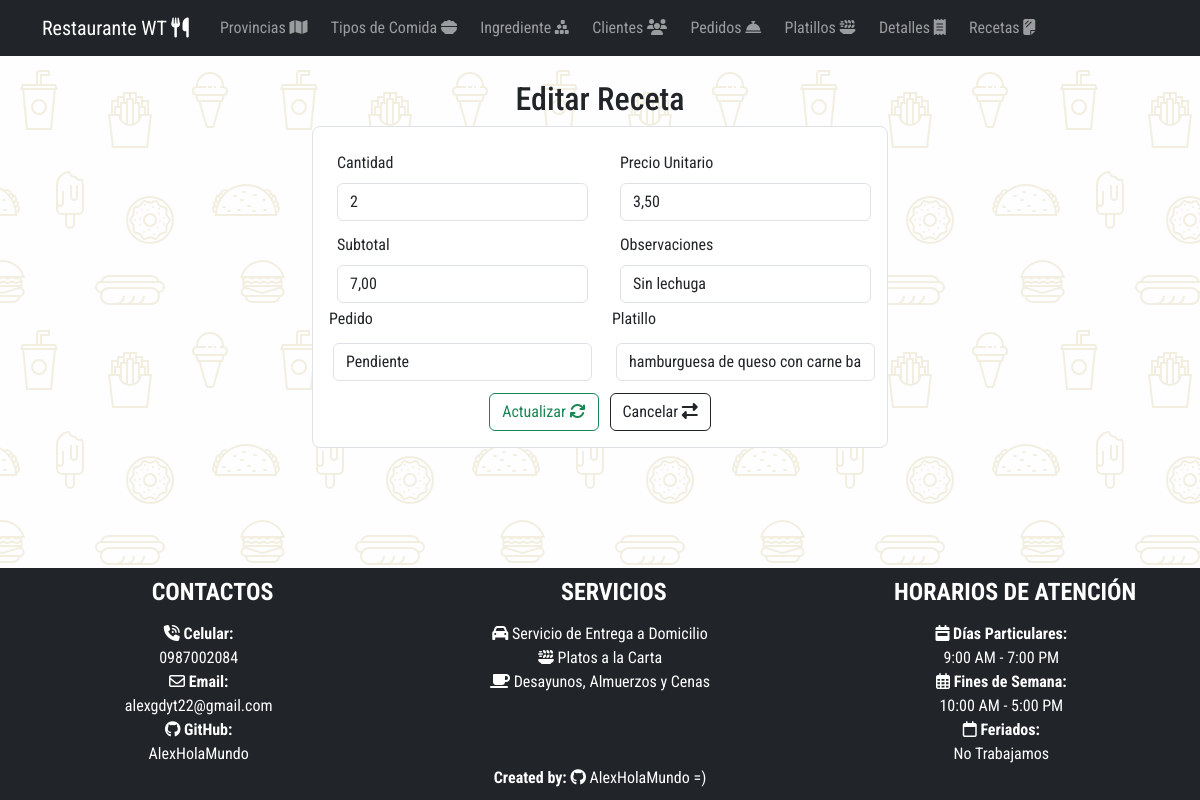
The app's page /editarDetalle/4 with its own data.
### Aplicaciones/RestauranteWT/models.py (models this page shows, shortened)
class Detalle(models.Model):
    idDetalle_wt = models.AutoField(primary_key=True)
    cantidad_wt = models.IntegerField()
    precio_unitario_wt = models.DecimalField(max_digits=8, decimal_places=2)
    subtotal_wt = models.DecimalField(max_digits=8, decimal_places=2)
    observaciones_wt = models.CharField(max_length=50)
    pedido_wt = models.ForeignKey(Pedido, null=True, blank=True, on_delete=models.CASCADE)
    platillo_wt = models.ForeignKey(Platillo, null=True, blank=True, on_delete=models.CASCADE)

### Aplicaciones/RestauranteWT/views.py (the view)
# urls.py: path('editarDetalle/<int:id>', views.editarDetalle),
def editarDetalle(request, id):
    detalleEditar=Detalle.objects.get(idDetalle_wt=id)
    pedidoBdd=Pedido.objects.all()
    platilloBdd=Platillo.objects.all()
    return render(request, 'editarDetalle.html', {'detalle':detalleEditar, 'pedidos':pedidoBdd, 'platillos':platilloBdd})

### Aplicaciones/RestauranteWT/templates/editarDetalle.html (shortened to what this page needs)
 {% extends "plantilla.html" %} {% block contenido %}
<div class="container w-50 mt-4 mb-4">
  <h2 class="text-center">Editar Receta</h2>
  <form
    class="border p-3 rounded-3"
    action="/actualizarDetalle/"
    method="POST"
    enctype="multipart/form-data"
  >
    <div class="row">
      <div class="col-md-6">
        <div class="m-1">
          <label for="" class="form-label m-1">Cantidad</label>
          <input
            type="number"
            required
            class="form-control m-1"
            placeholder="Ej.2 "
            value="{{detalle.cantidad_wt}}"
            name="cantidad_wt"
            id="cantidad_wt"
          />
        </div>
      </div>
      <div class="col-md-6">
        <div class="m-1">
          <label for="" class="form-label m-1">Precio Unitario</label>
          <input
            type="text"
            required
            class="form-control m-1"
            placeholder="Ej. 2.50"
            value="{{detalle.precio_unitario_wt}}"
            name="precio_unitario_wt"
            id="precio_unitario_wt"
          />
        </div>
      </div>
    </div>
    <div class="row">
      <div class="col-md-6">
        <div class="m-1">
          <label for="" class="form-label m-1">Subtotal</label>
          <input
            type="text"
            required
            class="form-control m-1"
            placeholder="Ej. 5.00"
            value="{{detalle.subtotal_wt}}"
            name="subtotal_wt"
            id="subtotal_wt"
          />
        </div>
      </div>
      <div class="col-md-6">
        <div class="m-1">
          <label for="" class="form-label m-1">Observaciones</label>
          <input
            type="text"
            required
            class="form-control m-1"
            placeholder="Ej. Ninguna"
            value="{{detalle.observaciones_wt}}"
            name="observaciones_wt"
            id="observaciones_wt"
          />
        </div>
      </div>
    </div>
    <div class="row">
      <div class="col-md-6">
        <label for="" class="form-label"> Pedido</label>
        <select
          name="idPedido_wt"
          required
          class="form-control m-1"
          id="idPedido_wt"
        >
          {% for pedido in pedidos %}
          <option value="{{pedido.idPedido_wt}}">{{pedido.estado_wt}}</option>
          {% endfor %}
        </select>
      </div>
      <div class="col-md-6">
        <label for="" class="form-label"> Platillo</label>
        <select
          name="idPlatillo_wt"
          required
          class="form-control m-1"
          id="idPlatillo_wt"
        >
          {% for platillo in platillos %}
          <option value="{{platillo.idPlatillo_wt}}">
            {{platillo.descripcion_wt}}
          </option>
          {% endfor %}
        </select>
      </div>
    </div>
    <center class="mt-2">
      <button type="submit" name="button" class="btn btn-outline-success">
        Actualizar <i class="fa-solid fa-arrows-rotate"></i></button
      >&nbsp;&nbsp;
      <a href="/listaDetalle/" class="btn btn-outline-dark">
        Cancelar <i class="fa-solid fa-right-left"></i
      ></a>
    </center>
  </form>
</div>
{% endblock contenido %}

### crudRestaurante/static/css/styles.css (style rules this page uses)
body { font-family: 'Great Vibes', cursive; font-family: 'PT Sans', sans-serif; font-family: 'PT Sans Narrow', sans-serif; font-family: 'Roboto Condensed', sans-serif; padding-bottom: 210px !important; padding-top: 56px; background-color: #fefdff; }
form { background-color: #fff; }

### records on screen
Detalle: cantidad_wt "2", precio_unitario_wt "3,50", subtotal_wt "7,00", observaciones_wt "Sin lechuga"

### other values on screen
form field idPedido_wt "Pendiente"
form field idPlatillo_wt "hamburguesa de queso con carne baniada salsas"
